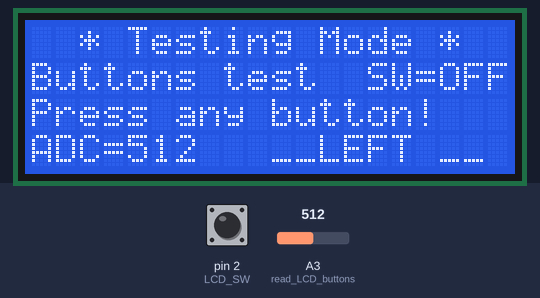
The sketch below on a simulated Arduino Uno, built with avr-gcc and run on an emulated ATmega328P. Parts: 20×4 character LCD. The inputs (shaded band) are chosen by the test bench; at power-on: A3 (read_LCD_buttons) = 512, pin 2 (LCD_SW) HIGH.

Above: at 1.2 s.
1.3 s: A3 (read_LCD_buttons) set to 610
At 3.2 s:
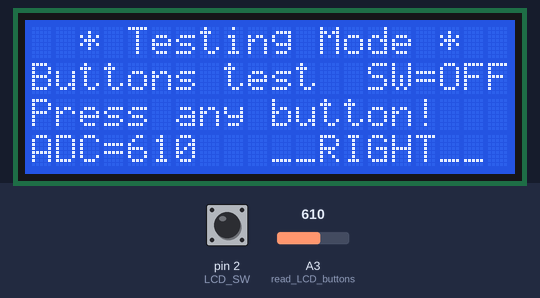
3.5 s: pin 2 (LCD_SW) pulled LOW for 1.2 s
At 4.8 s:
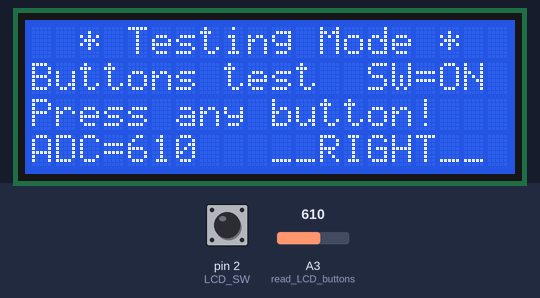
6.5 s: A3 (read_LCD_buttons) set to 760
At 7.7 s:
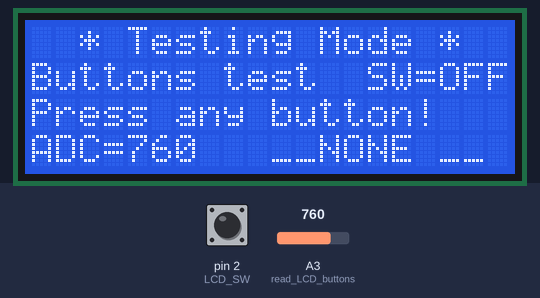
8.6 s: pin 2 (LCD_SW) pulled LOW for 1.2 s
At 9.5 s:
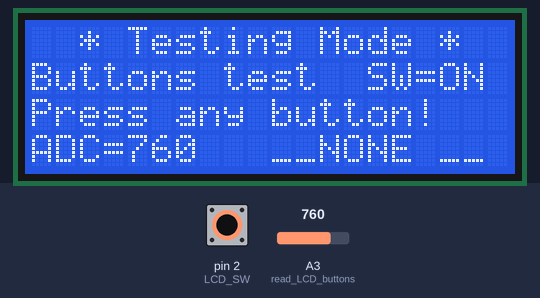
11.6 s: A3 (read_LCD_buttons) set to 390
At 13.3 s:
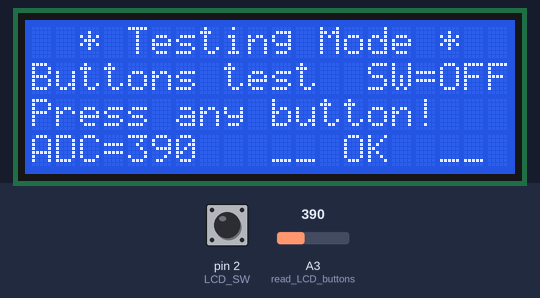
13.6 s: pin 2 (LCD_SW) pulled LOW for 3.2 s
At 15.2 s:
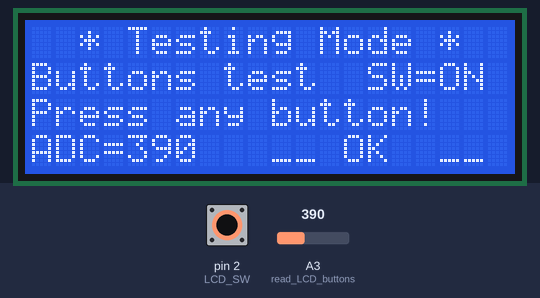
Timing chart, 0 to 16.7 s (numbered marks = the images above; inputs shaded):
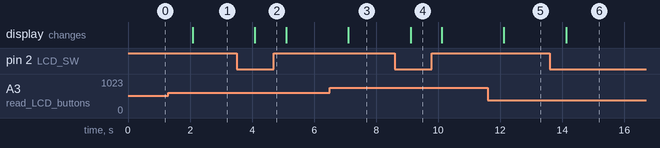

The sketch:

2_Recognize_buttons.ino
```cpp
#include <LiquidCrystal.h>


/*****************************************
   Definitions
 *****************************************/
const int rs = 9, en = 8, d4 = 7, d5 = 6, d6 = 5, d7 = 4;
const int LCD_colimns = 20, LCD_rows = 4;
LiquidCrystal lcd(rs, en, d4, d5, d6, d7);

int adc_key_in = 0;
int btn_pressed = 5;
#define BUTTONS A3
#define LCD_SW 2
#define btn_DOWN 0
#define btn_UP 1
#define btn_OK 2
#define btn_LEFT 3
#define btn_RIGHT 4
#define btn_NONE 5

/* ---------Button Information--------------

  DOWN :    2 accepted: [  0, 65]
  UP   :  133 accepted: [ 66,225]
  OK   :  315 accepted: [226,400]
  LEFT :  483 accepted: [401,600]
  Right:  718 accepted: [601,750]
  NONE : 1019 accepted: [751,1023]

  -------------------------------------------*/

/*******************************************
  Setup
*******************************************/
void setup()
{
  // initialize the switch button pin as an input:
  pinMode(LCD_SW, INPUT);
  // initialize the LCD display
  lcd.begin(20, 4); // start
  lcd.setCursor(0, 0);  lcd.print("  * Testing Mode *  ");
  lcd.setCursor(0, 1);  lcd.print("Buttons test  SW=   ");
  lcd.setCursor(0, 2);  lcd.print("Press any button!   ");
  lcd.setCursor(0, 3);  lcd.print("ADC=                ");
}

/*****************************************************
   Main loop
 ******************************************************/

void loop()
{
  btn_pressed = read_LCD_buttons(); //read the buttons

  lcd.setCursor(4, 3);  lcd.print("    ");
  lcd.setCursor(4, 3);  lcd.print(adc_key_in);
  button_switch_case(btn_pressed);

  //Reading SW button
  lcd.setCursor(17, 1);
  if (!digitalRead(LCD_SW)) {
    lcd.print("ON ");
  } else {
    lcd.print("OFF");
  }
  delay(1000);
}

/**********************************************
   Reading the buttons
 ***********************************************/

int read_LCD_buttons()
{
  adc_key_in = analogRead(A3); // read value

  if (adc_key_in > 750)  return btn_NONE;
  if (adc_key_in > 600)  return btn_RIGHT;
  if (adc_key_in > 400)  return btn_LEFT;
  if (adc_key_in > 255)  return btn_OK;
  if (adc_key_in > 65)   return btn_UP;
  return btn_DOWN;       // If all else fails, it's btn_DOWN ([0,65])
}

/*********************************************************************************
   Switch case for buttons
 **********************************************************************************/

void button_switch_case(int btn_pressed)
{
  switch (btn_pressed)    //Depending on button pressed, perform action
  {

    /*******************************************************************************
       Right Button
     *******************************************************************************/
    case btn_RIGHT:
      {
        lcd.setCursor(9, 3);  lcd.print(" __RIGHT__ ");
        break;
      }
    /*******************************************************************************
       Left Button
     *******************************************************************************/
    case btn_LEFT:
      {
        lcd.setCursor(9, 3);  lcd.print(" __LEFT __ ");
        break;
      }
    /*******************************************************************************
       UP Button
     *******************************************************************************/
    case btn_UP:
      {
        lcd.setCursor(9, 3);  lcd.print(" __ UP  __ ");
        break;
      }

    /*******************************************************************************
       Down Button
     *******************************************************************************/
    case btn_DOWN:
      {
        lcd.setCursor(9, 3);  lcd.print(" __DOWN __ ");
        break;
      }

    /*******************************************************************************
       Select Button
     *******************************************************************************/
    case btn_OK:
      {
        lcd.setCursor(9, 3);  lcd.print(" __ OK  __ ");
        break;
      }
    /*******************************************************************************
       No Button Pressed
     *******************************************************************************/
    case btn_NONE:
      {
        lcd.setCursor(9, 3);  lcd.print(" __NONE __ ");
        break;
      }
  }
}
```

Measured:
- after the input at 1.3 s, the display: changes after 0.78 s (image 1)
- after the input at 3.5 s, the display: changes after 0.59 s (image 2)
- after the input at 6.5 s, the display: changes after 0.60 s (image 3)
- after the input at 8.6 s, the display: changes after 0.51 s (image 4)
- after the input at 11.6 s, the display: changes after 0.52 s (image 5)
- after the input at 13.6 s, the display: changes after 0.53 s (image 6)
